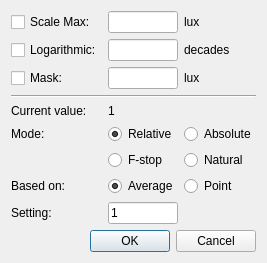
<?xml version="1.0" encoding="UTF-8"?>
<ui version="4.0">
 <class>exposureDialog</class>
 <widget class="QDialog" name="exposureDialog">
  <property name="geometry">
   <rect>
    <x>0</x>
    <y>0</y>
    <width>259</width>
    <height>253</height>
   </rect>
  </property>
  <property name="windowTitle">
   <string>Exposure</string>
  </property>
  <property name="toolTip">
   <string>adjust exposure here</string>
  </property>
  <layout class="QGridLayout" name="gridLayout">
   <item row="9" column="1">
    <widget class="QRadioButton" name="average">
     <property name="text">
      <string>Average</string>
     </property>
     <property name="checked">
      <bool>true</bool>
     </property>
     <attribute name="buttonGroup">
      <string notr="true">basedGroup</string>
     </attribute>
    </widget>
   </item>
   <item row="9" column="2">
    <widget class="QRadioButton" name="point">
     <property name="text">
      <string>Point</string>
     </property>
     <attribute name="buttonGroup">
      <string notr="true">basedGroup</string>
     </attribute>
    </widget>
   </item>
   <item row="8" column="2">
    <widget class="QRadioButton" name="natural">
     <property name="text">
      <string>Natural</string>
     </property>
     <attribute name="buttonGroup">
      <string notr="true">modeGroup</string>
     </attribute>
    </widget>
   </item>
   <item row="10" column="0">
    <widget class="QLabel" name="exposureSettingLabel">
     <property name="text">
      <string>Setting:</string>
     </property>
    </widget>
   </item>
   <item row="7" column="2">
    <widget class="QRadioButton" name="absolute">
     <property name="text">
      <string>Absolute</string>
     </property>
     <attribute name="buttonGroup">
      <string notr="true">modeGroup</string>
     </attribute>
    </widget>
   </item>
   <item row="8" column="1">
    <widget class="QRadioButton" name="fstop">
     <property name="text">
      <string>F-stop</string>
     </property>
     <attribute name="buttonGroup">
      <string notr="true">modeGroup</string>
     </attribute>
    </widget>
   </item>
   <item row="10" column="1">
    <widget class="QLineEdit" name="exposureSetting">
     <property name="text">
      <string>1</string>
     </property>
    </widget>
   </item>
   <item row="11" column="0" colspan="3">
    <widget class="QDialogButtonBox" name="exposureButtonBox">
     <property name="orientation">
      <enum>Qt::Horizontal</enum>
     </property>
     <property name="standardButtons">
      <set>QDialogButtonBox::Cancel|QDialogButtonBox::Ok</set>
     </property>
    </widget>
   </item>
   <item row="6" column="1">
    <widget class="QLabel" name="exposureValue">
     <property name="text">
      <string>1</string>
     </property>
    </widget>
   </item>
   <item row="7" column="0">
    <widget class="QLabel" name="exposureModeLabel">
     <property name="text">
      <string>Mode:</string>
     </property>
    </widget>
   </item>
   <item row="7" column="1">
    <widget class="QRadioButton" name="relative">
     <property name="text">
      <string>Relative</string>
     </property>
     <property name="checked">
      <bool>true</bool>
     </property>
     <attribute name="buttonGroup">
      <string notr="true">modeGroup</string>
     </attribute>
    </widget>
   </item>
   <item row="9" column="0">
    <widget class="QLabel" name="exposureBasedLabel">
     <property name="text">
      <string>Based on:</string>
     </property>
    </widget>
   </item>
   <item row="0" column="2">
    <widget class="QLabel" name="scaleUnits">
     <property name="text">
      <string>lux</string>
     </property>
    </widget>
   </item>
   <item row="6" column="0">
    <widget class="QLabel" name="exposureValueLabel">
     <property name="text">
      <string>Current value:</string>
     </property>
    </widget>
   </item>
   <item row="2" column="0">
    <widget class="QCheckBox" name="mask">
     <property name="text">
      <string>Mask:</string>
     </property>
    </widget>
   </item>
   <item row="0" column="0">
    <widget class="QCheckBox" name="scale">
     <property name="text">
      <string>Scale Max:</string>
     </property>
    </widget>
   </item>
   <item row="1" column="0">
    <widget class="QCheckBox" name="decades">
     <property name="text">
      <string>Logarithmic:</string>
     </property>
    </widget>
   </item>
   <item row="1" column="1">
    <widget class="QLineEdit" name="decadesSetting"/>
   </item>
   <item row="2" column="1">
    <widget class="QLineEdit" name="maskSetting"/>
   </item>
   <item row="0" column="1">
    <widget class="QLineEdit" name="scaleSetting"/>
   </item>
   <item row="5" column="0" colspan="3">
    <widget class="Line" name="line">
     <property name="orientation">
      <enum>Qt::Horizontal</enum>
     </property>
    </widget>
   </item>
   <item row="2" column="2">
    <widget class="QLabel" name="maskUnits">
     <property name="text">
      <string>lux</string>
     </property>
    </widget>
   </item>
   <item row="1" column="2">
    <widget class="QLabel" name="decadesUnits">
     <property name="text">
      <string>decades</string>
     </property>
    </widget>
   </item>
  </layout>
 </widget>
 <resources/>
 <connections>
  <connection>
   <sender>exposureButtonBox</sender>
   <signal>accepted()</signal>
   <receiver>exposureDialog</receiver>
   <slot>accept()</slot>
   <hints>
    <hint type="sourcelabel">
     <x>248</x>
     <y>254</y>
    </hint>
    <hint type="destinationlabel">
     <x>157</x>
     <y>274</y>
    </hint>
   </hints>
  </connection>
  <connection>
   <sender>exposureButtonBox</sender>
   <signal>rejected()</signal>
   <receiver>exposureDialog</receiver>
   <slot>reject()</slot>
   <hints>
    <hint type="sourcelabel">
     <x>316</x>
     <y>260</y>
    </hint>
    <hint type="destinationlabel">
     <x>286</x>
     <y>274</y>
    </hint>
   </hints>
  </connection>
 </connections>
 <buttongroups>
  <buttongroup name="basedGroup"/>
  <buttongroup name="modeGroup"/>
 </buttongroups>
</ui>
